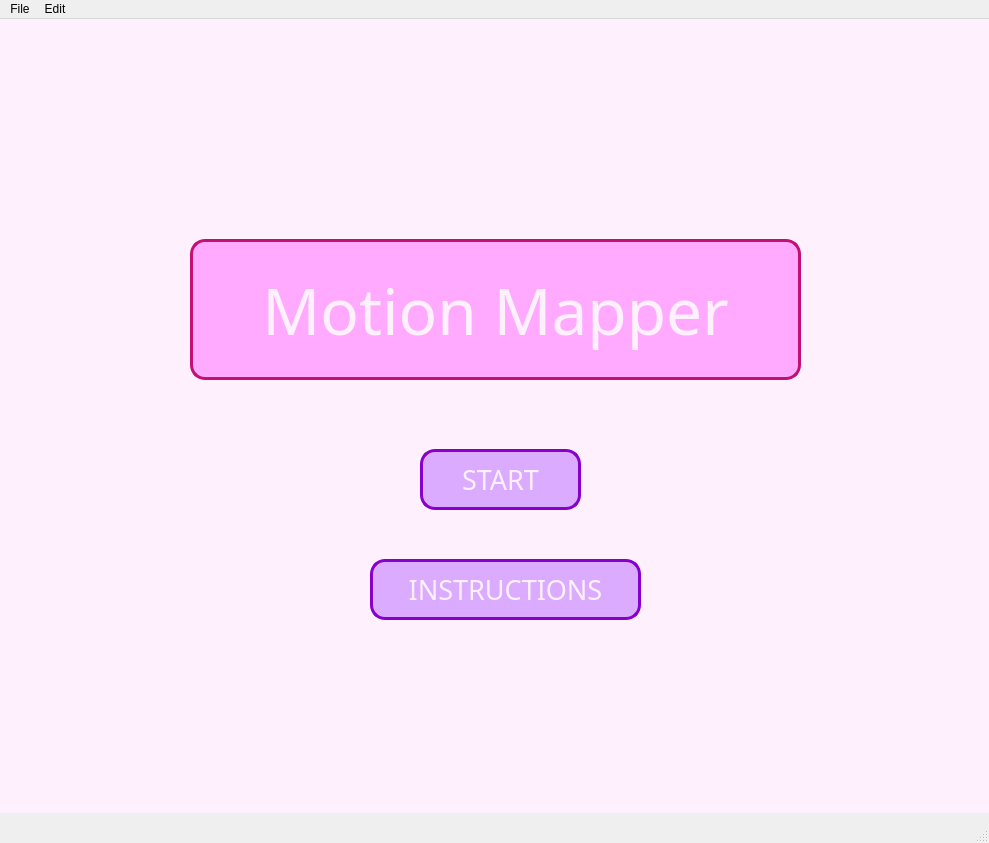
<?xml version="1.0" encoding="UTF-8"?>
<ui version="4.0">
 <class>MainWindow</class>
 <widget class="QMainWindow" name="MainWindow">
  <property name="geometry">
   <rect>
    <x>0</x>
    <y>0</y>
    <width>989</width>
    <height>843</height>
   </rect>
  </property>
  <property name="windowTitle">
   <string>MainWindow</string>
  </property>
  <widget class="QWidget" name="mainMenu">
   <property name="maximumSize">
    <size>
     <width>989</width>
     <height>794</height>
    </size>
   </property>
   <property name="styleSheet">
    <string notr="true">background-color: rgb(255, 240, 253);
color: rgb(255, 240, 253);</string>
   </property>
   <widget class="QLabel" name="title">
    <property name="geometry">
     <rect>
      <x>190</x>
      <y>220</y>
      <width>611</width>
      <height>141</height>
     </rect>
    </property>
    <property name="font">
     <font>
      <family>Algerian</family>
      <pointsize>48</pointsize>
     </font>
    </property>
    <property name="styleSheet">
     <string notr="true">background-color: rgb(255, 170, 255);
border-radius: 15px; border-width: 3px;
border-style: solid;
border-color: rgb(195, 16, 117);</string>
    </property>
    <property name="text">
     <string>Motion Mapper</string>
    </property>
    <property name="alignment">
     <set>Qt::AlignCenter</set>
    </property>
   </widget>
   <widget class="QPushButton" name="startButton">
    <property name="geometry">
     <rect>
      <x>420</x>
      <y>430</y>
      <width>161</width>
      <height>61</height>
     </rect>
    </property>
    <property name="font">
     <font>
      <family>Gadugi</family>
      <pointsize>20</pointsize>
     </font>
    </property>
    <property name="autoFillBackground">
     <bool>false</bool>
    </property>
    <property name="styleSheet">
     <string notr="true">background-color: rgb(218, 171, 255);
border-radius: 15px; border-width: 3px;
border-style: solid;
border-color: rgb(135, 0, 203);</string>
    </property>
    <property name="text">
     <string>START</string>
    </property>
   </widget>
   <widget class="QPushButton" name="instructionButton">
    <property name="geometry">
     <rect>
      <x>370</x>
      <y>540</y>
      <width>271</width>
      <height>61</height>
     </rect>
    </property>
    <property name="font">
     <font>
      <family>Gadugi</family>
      <pointsize>20</pointsize>
     </font>
    </property>
    <property name="autoFillBackground">
     <bool>false</bool>
    </property>
    <property name="styleSheet">
     <string notr="true">background-color: rgb(218, 171, 255);
border-radius: 15px; border-width: 3px;
border-style: solid;
border-color: rgb(135, 0, 203);</string>
    </property>
    <property name="text">
     <string>INSTRUCTIONS</string>
    </property>
   </widget>
  </widget>
  <widget class="QMenuBar" name="menubar">
   <property name="geometry">
    <rect>
     <x>0</x>
     <y>0</y>
     <width>989</width>
     <height>25</height>
    </rect>
   </property>
   <widget class="QMenu" name="menuFile">
    <property name="title">
     <string>File</string>
    </property>
    <addaction name="actionNew"/>
    <addaction name="actionSave"/>
   </widget>
   <widget class="QMenu" name="menuEdit">
    <property name="title">
     <string>Edit</string>
    </property>
    <addaction name="actionCopy"/>
    <addaction name="actionPaste"/>
   </widget>
   <addaction name="menuFile"/>
   <addaction name="menuEdit"/>
  </widget>
  <widget class="QStatusBar" name="statusbar"/>
  <action name="actionNew">
   <property name="text">
    <string>New</string>
   </property>
   <property name="statusTip">
    <string>Creates a new file. </string>
   </property>
   <property name="shortcut">
    <string>Ctrl+N</string>
   </property>
  </action>
  <action name="actionSave">
   <property name="text">
    <string>Save</string>
   </property>
   <property name="statusTip">
    <string>Saves the current file</string>
   </property>
   <property name="shortcut">
    <string>Ctrl+S</string>
   </property>
  </action>
  <action name="actionCopy">
   <property name="text">
    <string>Copy</string>
   </property>
   <property name="statusTip">
    <string>Copies the file</string>
   </property>
   <property name="shortcut">
    <string>Ctrl+C</string>
   </property>
  </action>
  <action name="actionPaste">
   <property name="text">
    <string>Paste</string>
   </property>
   <property name="statusTip">
    <string>Pastes contents of the clipboard onto the file. </string>
   </property>
   <property name="shortcut">
    <string>Ctrl+V</string>
   </property>
  </action>
 </widget>
 <resources/>
 <connections/>
</ui>
